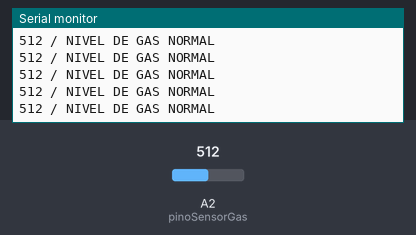
A sketch run on a simulated Arduino Uno, built with avr-gcc and run on an emulated ATmega328P. On the bench: the last lines printed to the serial monitor. The inputs (shaded band) are chosen by the test bench; at power-on: A2 (pinoSensorGas) = 512.

Above: at 1.2 s.
1.3 s: A2 (pinoSensorGas) set to 317
At 1.31 s:
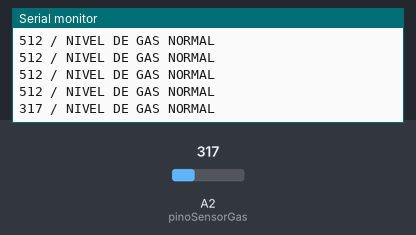
2.8 s: A2 (pinoSensorGas) set to 289
At 2.82 s:
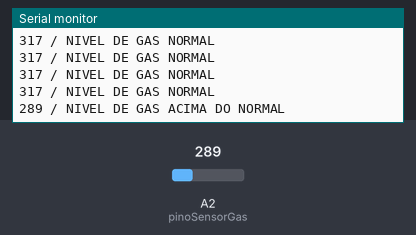

The sketch:

exemplo_sensor_mq2_analog.ino
```cpp
const int pinoSensorGas = A2; //PINO ANALÓGICO UTILIZADO PELO SENSOR DE GÁS
int leituraA2; //VARIÁVEL QUE ARMAZENA O VALOR LIDO NA PORTA ANALÓGICA

void setup(){
    pinMode(pinoSensorGas,INPUT); //DEFINE A PORTA COMO ENTRADA
    Serial.begin(9600); //INICIALIZA A PORTA SERIAL
}
void loop(){

  leituraA2 = analogRead(pinoSensorGas); //LÊ O VALOR NA PORTA ANALÓGICA (VALOR LIDO EM BITS QUE VAI DE 0 A 1023 BITS)

 if(leituraA2 < 300){ //SE A LEITURA FOR MENOR QUE "300", FAZ / O VALOR 300 PODE SER AJUSTADO ENTRE 0 E 1023
    Serial.print(leituraA2); //ESCREVE O VALOR LIDO NA PORTA ANALÓGICA
    Serial.println(" / NIVEL DE GAS ACIMA DO NORMAL"); //ESCREVE O TEXTO EM SEGUIDA
  }else{ //SENÃO
    Serial.print(leituraA2); //ESCREVE O VALOR LIDO NA PORTA ANALÓGICA
    Serial.println(" / NIVEL DE GAS NORMAL"); //ESCREVE O TEXTO EM SEGUIDA
  }
  delay(100); //DELAY DE 100ms
}
```

Measured:
- the behaviour switches between 300 and 299 on A2 (pinoSensorGas) (found by bisection; images 1 and 2)
- after the input at 1.3 s, the serial monitor: prints a new line at once (image 1)
- after the input at 2.8 s, the serial monitor: prints a new line at once (image 2)
